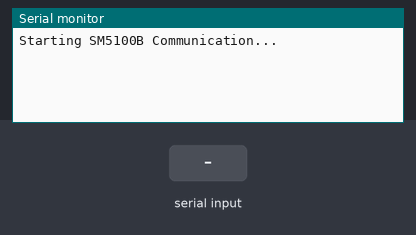
Recording of a sketch running on a simulated Arduino Uno, built with avr-gcc and run on an emulated ATmega328P. Parts: the last lines printed to the serial monitor. The inputs (shaded band) are chosen by the test bench.

Above: at 1.2 s.
1.3 s: "1\n" received over Serial
At 2.5 s:
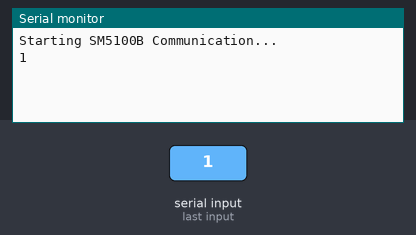
2.8 s: "0\n" received over the second serial link
At 3.7 s:
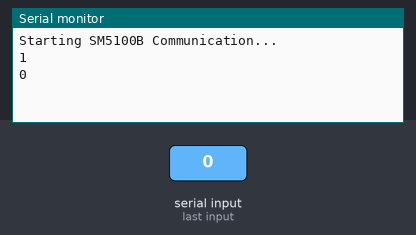
4.3 s: "2\n" received over Serial
At 4.9 s:
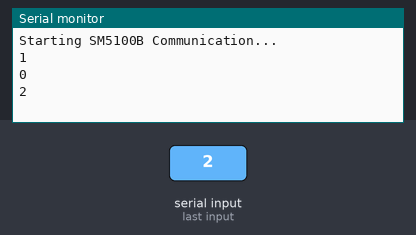

The sketch:

bzzz_sm51000.ino
```cpp
// (licence header left out)
#include <SoftwareSerial.h>
#include <string.h>         //Used for string manipulations

SoftwareSerial cell(2,3);  //Create a 'fake' serial port. Pin 2 is the Rx pin, pin 3 is the Tx pin.

//
// SMS vars
//

String phoneNumber = "\"+33645117979\"";
String smsText = "It is alive, ALIVE !!!";
String pinCode = "0000";

#define TEMPO				500

//
// State machine
//
#define STATE_NOTREADY		0
#define STATE_READY			1
#define STATE_SMS_INIT		2
#define STATE_SMS_READY		3
#define STATE_SMS_SENT		4
#define STATE_SMS_DELETE	5
#define STATE_SMS_LOOP		6
int state = STATE_NOTREADY;

//
// Serial read
//

#define INBUFFERSIZE 32
char commandbuffer[INBUFFERSIZE];
String buffStr;
String cellBuff;
char inChar=-1; // Where to store the character read
char outChar=-1; // Where to store the character read
char indexBuff=0;

//
// AT COMMAND
//
#define AT_CMD_AT				"AT\r"
#define AT_CMD_ENTER_PIN		"AT+CPIN=\""
#define AT_CMD_INIT_SMS			"AT+CMGF=1\r"
#define AT_CMD_SEND_SMS			"AT+CMGS="
#define AT_CMD_DEL_SMS			"AT+CMGD=1,4\r"
#define AT_RESULT_UP			"+SIND: 7"
#define AT_RESULT_READY			"+SIND: 4"
#define AT_RESULT_OK			"OK"
#define AT_RESULT_NEED_TEXT		"> "
#define END_OF_FILE				"\x1A"

void setup()
{
  //Initialize serial ports for communication.
  Serial.begin(9600);
  cell.begin(9600);
  //Let's get started!
  Serial.println("Starting SM5100B Communication...");
}

void loop() {
  //If a character comes in from the cellular module...
	if(cell.available() >0){
		cellBuff = getSerialCellString();
		Serial.println(cellBuff);

		if ( cellBuff == AT_RESULT_UP ){
			Serial.println("Entering PIN code !");
			cell.print(AT_CMD_ENTER_PIN); cell.print(pinCode); cell.println('"');
			Serial.print(AT_CMD_ENTER_PIN); Serial.print(pinCode); Serial.println('"');
			delay(TEMPO);
		}
		else if ( cellBuff == AT_RESULT_READY || state == STATE_SMS_LOOP){
			Serial.println("Ready !");
			Serial.println("Send SMS");
			state = STATE_READY;
			cell.print(AT_CMD_AT);
			Serial.println(AT_CMD_AT);
			delay(TEMPO);
		}
		else if ( cellBuff == AT_RESULT_OK && state == STATE_READY ){
			state = STATE_SMS_INIT;
			cell.print(AT_CMD_INIT_SMS);
			Serial.println(AT_CMD_INIT_SMS);
			delay(TEMPO);
		}
		else if ( cellBuff == AT_RESULT_OK && state == STATE_SMS_INIT ){
			state = STATE_SMS_READY;
			cell.print(AT_CMD_SEND_SMS); cell.println(phoneNumber);
			Serial.print(AT_CMD_SEND_SMS); Serial.println(phoneNumber);
			delay(TEMPO);
		}
		else if ( cellBuff == AT_RESULT_NEED_TEXT && state == STATE_SMS_READY ){
			state = STATE_SMS_SENT;
			cell.print(smsText);cell.print(END_OF_FILE);
			Serial.print(smsText);Serial.println(END_OF_FILE);
			delay(TEMPO);
		}
		else if ( cellBuff == AT_RESULT_OK && state == STATE_SMS_SENT ){
			Serial.println("SMS Sent, delete history");
			cell.print(AT_CMD_DEL_SMS);
			Serial.println(AT_CMD_DEL_SMS);
			delay(TEMPO);
			state = STATE_SMS_DELETE;
		}
		else if ( cellBuff == AT_RESULT_OK && state == STATE_SMS_DELETE ){
			Serial.println("SMS Deleted, loop");
			state = STATE_SMS_LOOP;
			delay(5000);
		}
	}

  //If a character is coming from the terminal to the Arduino...
	if(Serial.available() >0)
	{
		inChar=Serial.read();  //Get the character coming from the terminal
		Serial.print(inChar);
		cell.print(inChar);    //Send the character to the cellular module.
	}
}

String getSerialCellString()
{
	indexBuff=0;
	while (cell.available() > 0 && indexBuff < INBUFFERSIZE-1)
		{
			outChar = cell.read(); // Read a character
			// At EOL, break
			if ( outChar == '\r' ) break;
			// For the first char if \n, skip
			if ( !(outChar == '\n' && indexBuff == 0)){
				commandbuffer[indexBuff] = outChar; // Store it
				indexBuff++; // Increment where to write next
				commandbuffer[indexBuff] = '\0'; // Null terminate the string
			}
		}
	buffStr = String (commandbuffer);
	for (int i=0;i<INBUFFERSIZE-1;i++) {
	   commandbuffer[i]=0;
	}
	indexBuff=0;
	return buffStr;
}

/* SM5100B Quck Reference for AT Command Set
*Unless otherwise noted AT commands are ended by pressing the 'enter' key.

1.) Make sure the proper GSM band has been selected for your country. For the US the band must be set to 7.
To set the band, use this command: AT+SBAND=7

2.) After powering on the Arduino with the shield installed, verify that the module reads and recognizes the SIM card.
With a terimal window open and set to Arduino port and 9600 buad, power on the Arduino. The startup sequence should look something
like this:

Starting SM5100B Communication...

+SIND: 1
+SIND: 10,"SM",1,"FD",1,"LD",1,"MC",1,"RC",1,"ME",1

Communication with the module starts after the first line is displayed. The second line of communication, +SIND: 10, tells us if the module
can see a SIM card. If the SIM card is detected every other field is a 1; if the SIM card is not detected every other field is a 0.

3.) Wait for a network connection before you start sending commands. After the +SIND: 10 response the module will automatically start trying
to connect to a network. Wait until you receive the following repsones:

+SIND: 11
+SIND: 3
+SIND: 4

The +SIND response from the cellular module tells the the modules status. Here's a quick run-down of the response meanings:
0 SIM card removed
1 SIM card inserted
2 Ring melody
3 AT module is partially ready
4 AT module is totally ready
5 ID of released calls
6 Released call whose ID=<idx>
7 The network service is available for an emergency call
8 The network is lost
9 Audio ON
10 Show the status of each phonebook after init phrase
11 Registered to network

After registering on the network you can begin interaction. Here are a few simple and useful commands to get started:

To make a call:
AT command - ATDxxxyyyzzzz
Phone number with the format: (xxx)yyy-zzz

If you make a phone call make sure to reference the devices datasheet to hook up a microphone and speaker to the shield.

To send a txt message:
AT command - AT+CMGF=1
This command sets the text message mode to 'text.'
AT command = AT+CMGS="xxxyyyzzzz"(carriage return)'Text to send'(CTRL+Z)
This command is slightly confusing to describe. The phone number, in the format (xxx)yyy-zzzz goes inside double quotations. Press 'enter' after closing the quotations.
Next enter the text to be send. End the AT command by sending CTRL+Z. This character can't be sent from Arduino's terminal. Use an alternate terminal program like Hyperterminal,
Tera Term, Bray Terminal or X-CTU.

The SM5100B module can do much more than this! Check out the datasheets on the product page to learn more about the module.*/
```

Measured:
- after the input at 1.3 s, the serial monitor: prints a new line at once (image 1)
- after the input at 2.8 s, the serial monitor: prints a new line at once (image 2)
- after the input at 4.3 s, the serial monitor: prints a new line at once (image 3)
